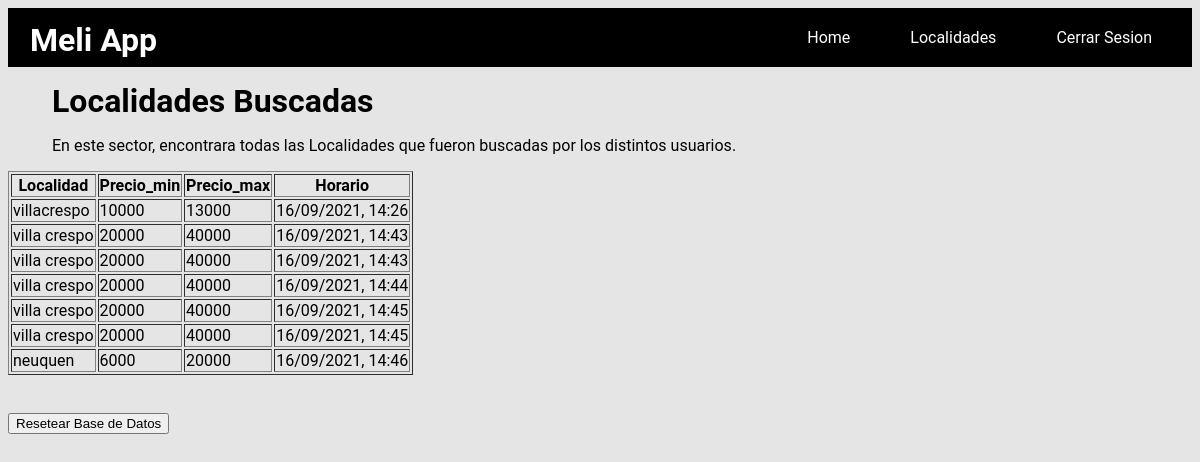
/localidades (signed in), run on an earlier commit of the app's database.
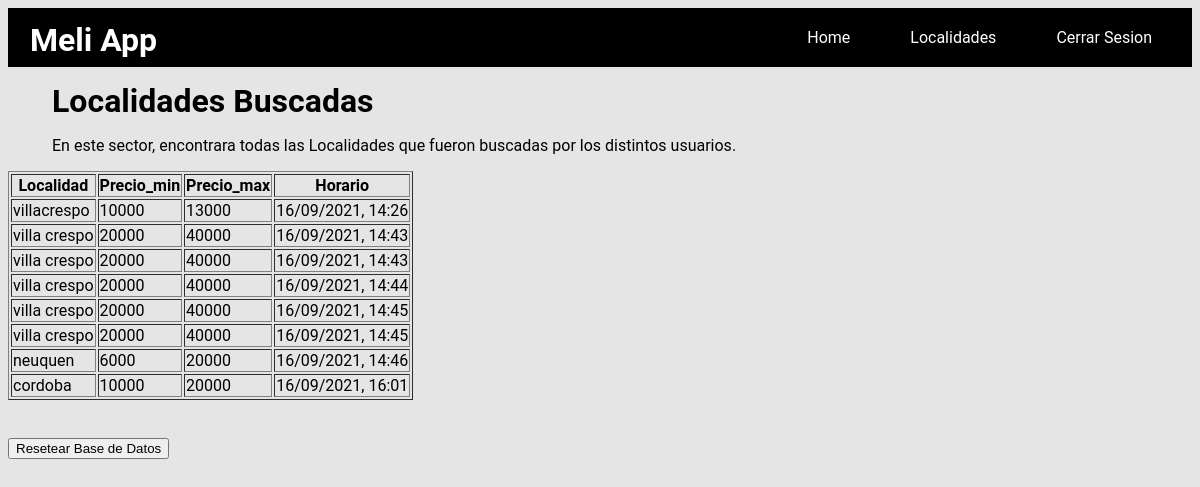
And on a later commit of the database.
### src/clases/localidad.py (models this page shows, shortened)
class Localidad(db.Model):
    __tablename__ = "localidad"
    id = db.Column(db.Integer,primary_key=True)
    location = db.Column(db.String)
    price_min = db.Column(db.Integer)
    price_max = db.Column(db.Integer)
    time = db.Column(db.String)

### app.py (the view, shortened to what this page needs)
@app.route("/localidades")
@login_required
def localidades():
    if request.method == 'GET':
        try:
            data = localidad.report()
            return render_template('tabla.html',data = data)
        except:
            return jsonify({'trace': traceback.format_exc()})

### app.py (called while the page is built)
@login_manager.user_loader
def load_user(user_id):
    return users.user_id(user_id)

### src/clases/localidad.py (called while the page is built)
def report(limit=0, offset=0):
    query= db.session.query(Localidad)
    if limit > 0:
        query = query.limit(limit)
        if offset > 0:
            query = query.offset(offset)
    json_result_list = []
    for person in query:
        json_result = {'Localidad': person.location,'Price_min': person.price_min, 'Price_max': person.price_max, 'Time':person.time}
        json_result_list.append(json_result)
    return json_result_list

### src/clases/users.py (called while the page is built)
def user_id(user_id):
    return User.query.get(int(user_id))

### templates/tabla.html
{% extends "base.html" %}
{% block content %}
<h1 class="parrafo">Localidades Buscadas</h1>
<div class="parrafo">
    <p>En este sector, encontrara todas las Localidades que fueron buscadas por los distintos usuarios.</p>
</div>
<table border="1">
    <thead cellpadding="1.0" cellspacing="1.0">
        <tr>
            <th>Localidad</th>
            <th>Precio_min</th>
            <th>Precio_max</th>
            <th>Horario</th>
        </tr>
        {% for row in data %}
        <tr>
            <td>{{row['Localidad']}}</td>
            <td>{{row['Price_min']}}</td>
            <td>{{row['Price_max']}}</td>
            <td>{{row['Time']}}</td>
        </tr>
        {% endfor %}
    </thead>
</table>
<br><br>
<form action="{{url_for('reset')}}">
    <input id= "1" type="submit" value="Resetear Base de Datos" />
</form>
{% endblock %}

### templates/base.html (shortened to what this page needs)
<!DOCTYPE html>
<html lang="en">
<head>
  <link rel="stylesheet" type="text/css" href="../static/css/home.css">
</head>
<body>
  <div>
    <h1 class="title">Meli App</h1>
  </div>
  <nav >
    <a class="nav-enlace" href="home">Home</a>
    <a class="nav-enlace" href="localidades">Localidades</a>
    <a class="nav-enlace" href="{{url_for('logout')}}">Cerrar Sesion</a>
  </nav>
  {% block content %}
  {% endblock %}
</body>
</html>

### static/css/home.css (style rules this page uses)
* { box-sizing: border-box; }
body { font-family: 'Roboto', sans-serif; background: #E5E5E5; }
.nav-enlace { color: white; display: inline-block; padding: 10px 30px; text-decoration: none; font-family: 'Roboto', sans-serif; }
.title { font-family: 'Roboto', sans-serif; position: absolute; left: 30px; color: white; top: 0%; }
nav { display: flex; background: black; padding: 10px; justify-content: flex-end; }
.parrafo { width: 700px; color: black; font-family:'Roboto', sans-serif; margin: 0%; margin-top: 15px; margin-left: 44px; }

What changed in the data, as far as the page shows it:
added Localidad: Localidad "cordoba", Price_min "10000", Price_max "20000", Time "16/09/2021, 16:01"
